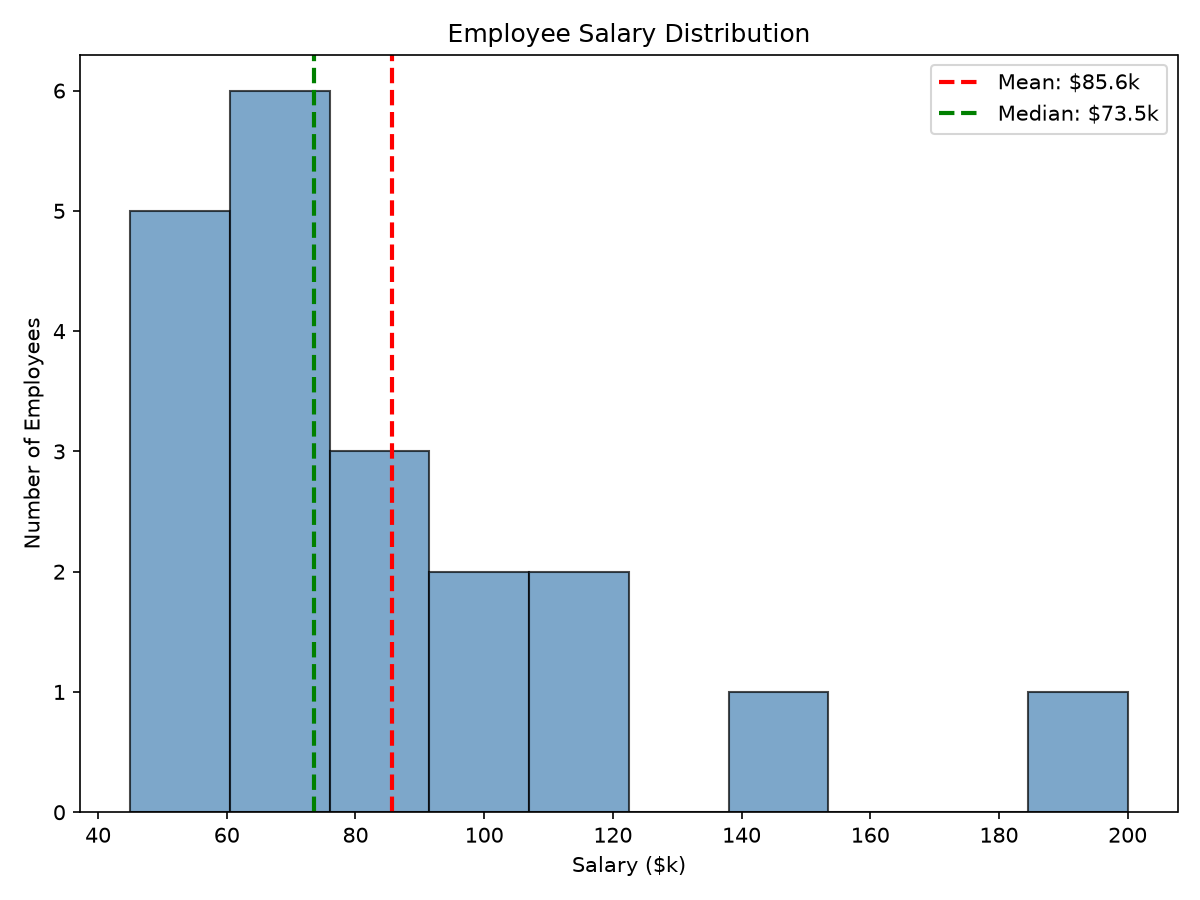

This figure's Python source:
"""Plot salary histogram showing mean vs median (Figure 1, Top-Left)."""

import matplotlib.pyplot as plt
import numpy as np

salaries = [
    45,
    52,
    55,
    58,
    60,
    62,
    65,
    68,
    70,
    72,
    75,
    80,
    85,
    90,
    95,
    100,
    110,
    120,
    150,
    200,
]

mean_salary = np.mean(salaries)
median_salary = np.median(salaries)

fig, ax = plt.subplots(figsize=(8, 6))
ax.hist(salaries, bins=10, color="steelblue", edgecolor="black", alpha=0.7)

ax.axvline(
    mean_salary,
    color="red",
    linestyle="--",
    linewidth=2,
    label=f"Mean: ${mean_salary:.1f}k",
)
ax.axvline(
    median_salary,
    color="green",
    linestyle="--",
    linewidth=2,
    label=f"Median: ${median_salary:.1f}k",
)

ax.set_title("Employee Salary Distribution")
ax.set_xlabel("Salary ($k)")
ax.set_ylabel("Number of Employees")
ax.legend()

plt.tight_layout()
plt.savefig("salary_histogram.png", dpi=150)
plt.show()
